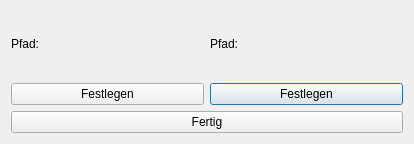
<?xml version="1.0" encoding="UTF-8"?>
<ui version="4.0">
 <class>dlgSettings</class>
 <widget class="QDialog" name="dlgSettings">
  <property name="geometry">
   <rect>
    <x>0</x>
    <y>0</y>
    <width>414</width>
    <height>144</height>
   </rect>
  </property>
  <property name="windowTitle">
   <string>Einstellungen</string>
  </property>
  <layout class="QGridLayout" name="gridLayout_2">
   <item row="0" column="0">
    <layout class="QGridLayout" name="gridLayout">
     <item row="0" column="0">
      <widget class="QLabel" name="lblCRDir">
       <property name="text">
        <string>Pfad: </string>
       </property>
      </widget>
     </item>
     <item row="0" column="1">
      <widget class="QLabel" name="lblOCDir">
       <property name="text">
        <string>Pfad:</string>
       </property>
      </widget>
     </item>
     <item row="1" column="1">
      <widget class="QPushButton" name="btnOCDir">
       <property name="text">
        <string>Festlegen</string>
       </property>
      </widget>
     </item>
     <item row="3" column="0" colspan="2">
      <widget class="QPushButton" name="btnFinished">
       <property name="text">
        <string>Fertig</string>
       </property>
      </widget>
     </item>
     <item row="1" column="0">
      <widget class="QPushButton" name="btnCRDir">
       <property name="text">
        <string>Festlegen</string>
       </property>
      </widget>
     </item>
    </layout>
   </item>
  </layout>
 </widget>
 <resources/>
 <connections/>
</ui>
